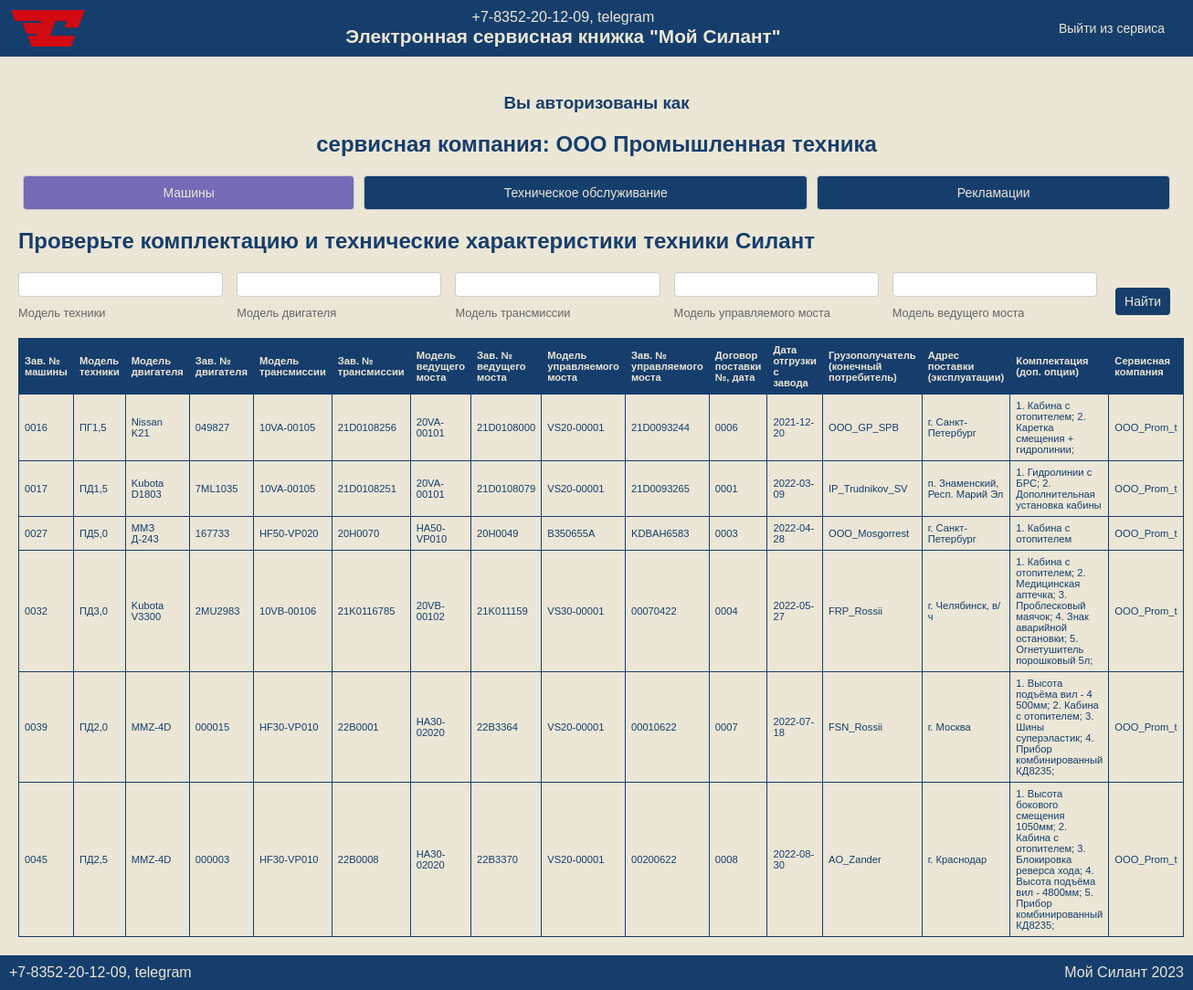
Page /service_company_view/ (signed in) on the committed database.
### inventory/models.py (models this page shows, shortened)
class Machine(models.Model):
    serial_number = models.CharField(
        max_length=128,
        unique=True,
        verbose_name='Зав. № машины'
    )
    model_technique = models.CharField(
        max_length=128,
        verbose_name='Модель техники'
    )
    model_engine = models.CharField(
        max_length=128,
        verbose_name='Модель двигателя'
    )
    serial_engine = models.CharField(
        max_length=128,
        verbose_name='Зав. № двигателя'
    )
    model_transmission = models.CharField(
        max_length=128,
        verbose_name='Модель трансмиссии'
    )
    serial_transmission = models.CharField(
        max_length=128,
        verbose_name='Зав. № трансмиссии'
    )
    model_drive_axle = models.CharField(
        max_length=128,
        verbose_name='Модель ведущего моста'
    )
    serial_drive_axle = models.CharField(
        max_length=128,
        verbose_name='Зав. № ведущего моста'
    )
    model_steering_axle = models.CharField(
        max_length=128,
        verbose_name='Модель управляемого моста'
    )
    serial_steering_axle = models.CharField(
        max_length=128,
        verbose_name='Зав. № управляемого моста'
    )
    delivery_contract = models.CharField(
        max_length=128,
        verbose_name='Договор поставки'
    )
    shipment_date = models.DateField(
        verbose_name='Дата отгрузки с завода'
    )
    customer = models.ForeignKey(
        User,
        related_name='customer_machines',
        on_delete=models.CASCADE,
        verbose_name='Покупатель'
    )
    consignee = models.ForeignKey(
        User,
        related_name='consignee_machines',
        on_delete=models.CASCADE,
        verbose_name='Грузополучатель (конечный потребитель)'
    )
    delivery_address = models.CharField(
        max_length=128,
        verbose_name='Адрес поставки (эксплуатации)'
    )
    configuration = models.TextField(
        verbose_name='Комплектация (доп. опции)'
    )
    service_company = models.ForeignKey(
        User,
        related_name='service_machines',
        on_delete=models.CASCADE,
        verbose_name='Сервисная компания'
    )
    description = models.TextField(
        null=True,
        blank=True,
        verbose_name='Описание'
    )
    class Meta:
        verbose_name = 'Машина'
        verbose_name_plural = 'Машины'
        ordering = ['shipment_date']

### inventory/views.py (the view)
# urls.py: path('service_company_view/', service_company_view, name='service_company_view'),  # Страница сервисной компании
@login_required
@user_passes_test(is_service_company)
def service_company_view(request):
    user = request.user
    machines = Machine.objects.filter(service_company=request.user)
    maintenances = Maintenance.objects.filter(machine__service_company=request.user)
    reclamations = Reclamation.objects.filter(machine__service_company=request.user)
    machine_filter = MachineFilter(request.GET, queryset=machines)
    maintenance_filter = MaintenanceFilter(request.GET, queryset=maintenances)
    reclamation_filter = ReclamationFilter(request.GET, queryset=reclamations)
    return render(request, 'inventory/service_company_view.html', {
        'user': user,
        'machine_filter': machine_filter,
        'maintenance_filter': maintenance_filter,
        'reclamation_filter': reclamation_filter
    })

### inventory/views.py (called while the page is built)
def is_service_company(user):
    return user.groups.filter(name='Сервисная организация').exists()

### inventory/templates/inventory/service_company_view.html (shortened to what this page needs)
{% extends 'inventory/base.html' %}
{% load static %}
{% block content %}
<main>
    <section class="main-container">
        <div class="user-info">
            <h3> Вы авторизованы как</h3>
            <h1>сервисная компания: {{ user.first_name }}</h1>
        </div>
        <div class="tabs">
            <button id="tab-machines" class="tab active">Машины</button>
            <button id="tab-maintenances" class="tab">Техническое обслуживание</button>
            <button id="tab-reclamations" class="tab">Рекламации</button>
        </div>
        <div id="machines" class="tab-content active">
            <h2>Проверьте комплектацию и технические характеристики техники Силант</h2>
            <form method="get" class="filter-form">
                <div class="filter-container">
                    <div class="filter-item">
                        {{ machine_filter.form.model_technique }}
                        <label>Модель техники</label>
                    </div>
                    <div class="filter-item">
                        {{ machine_filter.form.model_engine }}
                        <label>Модель двигателя</label>
                    </div>
                    <div class="filter-item">
                        {{ machine_filter.form.model_transmission }}
                        <label>Модель трансмиссии</label>
                    </div>
                    <div class="filter-item">
                        {{ machine_filter.form.model_steering_axle }}
                        <label>Модель управляемого моста</label>
                    </div>
                    <div class="filter-item">
                        {{ machine_filter.form.model_drive_axle }}
                        <label>Модель ведущего моста</label>
                    </div>
                    <button type="submit" class="filter-button">Найти</button>
                </div>
            </form>
            <table id="machines-table">
                <thead>
                <tr class="table-header">
                    <th><a href="?order_by=serial_number">Зав. № машины</a></th>
                    <th><a href="?order_by=model_technique">Модель техники</a></th>
                    <th><a href="?order_by=model_engine">Модель двигателя</a></th>
                    <th><a href="?order_by=engine_serial_number">Зав. № двигателя</a></th>
                    <th><a href="?order_by=model_transmission">Модель трансмиссии</a></th>
                    <th><a href="?order_by=transmission_serial_number">Зав. № трансмиссии</a></th>
                    <th><a href="?order_by=model_drive_axle">Модель ведущего моста</a></th>
                    <th><a href="?order_by=drive_axle_serial_number">Зав. № ведущего моста</a></th>
                    <th><a href="?order_by=model_steering_axle">Модель управляемого моста</a></th>
                    <th><a href="?order_by=steering_axle_serial_number">Зав. № управляемого моста</a></th>
                    <th><a href="?order_by=supply_contract">Договор поставки №, дата</a></th>
                    <th><a href="?order_by=shipment_date">Дата отгрузки с завода</a></th>
                    <th><a href="?order_by=consignee">Грузополучатель (конечный потребитель)</a></th>
                    <th><a href="?order_by=supply_address">Адрес поставки (эксплуатации)</a></th>
                    <th><a href="?order_by=equipment">Комплектация (доп. опции)</a></th>
                    <th><a href="?order_by=service_company">Сервисная компания</a></th>
                </tr>
                </thead>
                <tbody>
                {% for machine in machine_filter.qs %}
                <tr data-id="{{ machine.id }}" onclick="goToMachineDetail('{{ machine.id }}')">
                    <td>{{ machine.serial_number }}</td>
                    <td>{{ machine.model_technique }}</td>
                    <td>{{ machine.model_engine }}</td>
                    <td>{{ machine.serial_engine }}</td>
                    <td>{{ machine.model_transmission }}</td>
                    <td>{{ machine.serial_transmission }}</td>
                    <td>{{ machine.model_drive_axle }}</td>
                    <td>{{ machine.serial_drive_axle }}</td>
                    <td>{{ machine.model_steering_axle }}</td>
                    <td>{{ machine.serial_steering_axle }}</td>
                    <td>{{ machine.delivery_contract }}</td>
                    <td>{{ machine.shipment_date|date:"Y-m-d" }}</td>
                    <td>{{ machine.consignee }}</td>
                    <td>{{ machine.delivery_address }}</td>
                    <td>{{ machine.configuration }}</td>
                    <td>{{ machine.service_company }}</td>
                </tr>
                {% empty %}
                <tr>
                    <td colspan="17">Нет данных</td>
                </tr>
                {% endfor %}
                </tbody>
            </table>
        </div>
    </section>
</main>
{% endblock %}

### static/css/styles.css (style rules this page uses)
html, body { height: 100%; margin: 0; display: flex; flex-direction: column; font-family: 'PT Astra Sans', sans-serif; background-color: #EBE6D6; color: #163E6C; }
.table-header a:link, .table-header a:visited, .table-header a:hover, .table-header a:active { color: #EBE6D6 !important; text-decoration: none !important; }
.tabs { display: flex; justify-content: space-between; margin-bottom: 20px; }
.tab { flex-grow: 1; padding: 10px 0; text-align: center; cursor: pointer; background-color: #163E6C; border: 1px solid #ccc; border-radius: 4px; margin: 0 5px; }
.tab.active { background-color: #756AB6; color: #EBE6D6; }
table { width: 100%; border-collapse: collapse; margin-top: 20px; font-size: 0.7em; }
table th, table td { border: 1px solid #163E6C; padding: 6px; text-align: left; }
table th { background-color: #163E6C; color: #EBE6D6; }
button { background-color: #163E6C; color: #EBE6D6; border: none; padding: 10px 20px; cursor: pointer; font-size: 16px; margin: 5px; }
.tab-content { display: none; }
.tab-content.active { display: block; }
.user-info { text-align: center; margin: 20px 0; }
.filter-form { margin-bottom: 20px; }
.filter-container { display: flex; align-items: flex-end; gap: 15px; flex-wrap: wrap; }
.filter-item { display: flex; flex-direction: column; align-items: flex-start; flex: 1; min-width: 150px; }
.filter-item select, .filter-item input { width: 100%; padding: 5px; border: 1px solid #ccc; border-radius: 4px; margin-bottom: 5px; box-sizing: border-box; }
.filter-item label { font-size: 0.8em; color: #666; margin-top: 5px; align-self: flex-start; }
.filter-button { padding: 5px 10px; background-color: #163E6C; color: #EBE6D6; border: none; border-radius: 4px; cursor: pointer; height: 30px; align-self: flex-end; }
@media (max-width: 1440px) { button { font-size: 14px; padding: 8px 16px; } }
@media (max-width: 1440px) { table th, table td { padding: 6px; } }

### rows in the picture
Machine: serial_number "0016", model_technique "ПГ1,5", model_engine "Nissan K21", serial_engine "049827", model_transmission "10VA-00105", serial_transmission "21D0108256", model_drive_axle "20VA-00101", serial_drive_axle "21D0108000", model_steering_axle "VS20-00001", serial_steering_axle "21D0093244", delivery_contract "0006", shipment_date "2021-12-20", consignee "OOO_GP_SPB", delivery_address "г. Санкт-Петербург", configuration "1. Кабина с отопителем; 2. Каретка смещения + гидролинии;", service_company "OOO_Prom_t"
Machine: serial_number "0017", model_technique "ПД1,5", model_engine "Kubota D1803", serial_engine "7ML1035", model_transmission "10VA-00105", serial_transmission "21D0108251", model_drive_axle "20VA-00101", serial_drive_axle "21D0108079", model_steering_axle "VS20-00001", serial_steering_axle "21D0093265", delivery_contract "0001", shipment_date "2022-03-09", consignee "IP_Trudnikov_SV", delivery_address "п. Знаменский, Респ. Марий Эл", configuration "1. Гидролинии с БРС; 2. Дополнительная установка кабины", service_company "OOO_Prom_t"
Machine: serial_number "0027", model_technique "ПД5,0", model_engine "MMЗ Д-243", serial_engine "167733", model_transmission "HF50-VP020", serial_transmission "20H0070", model_drive_axle "HA50-VP010", serial_drive_axle "20H0049", model_steering_axle "B350655A", serial_steering_axle "KDBAH6583", delivery_contract "0003", shipment_date "2022-04-28", consignee "OOO_Mosgorrest", delivery_address "г. Санкт-Петербург", configuration "1. Кабина с отопителем", service_company "OOO_Prom_t"
Machine: serial_number "0032", model_technique "ПД3,0", model_engine "Kubota V3300", serial_engine "2MU2983", model_transmission "10VB-00106", serial_transmission "21K0116785", model_drive_axle "20VB-00102", serial_drive_axle "21K011159", model_steering_axle "VS30-00001", serial_steering_axle "00070422", delivery_contract "0004", shipment_date "2022-05-27", consignee "FRP_Rossii", delivery_address "г. Челябинск, в/ч", configuration "1. Кабина с отопителем; 2. Медицинская аптечка; 3. Проблесковый маячок; 4. Знак аварийной остановки; 5. Огнетушитель порошковый 5л;", service_company "OOO_Prom_t"
Machine: serial_number "0039", model_technique "ПД2,0", model_engine "MMZ-4D", serial_engine "000015", model_transmission "HF30-VP010", serial_transmission "22B0001", model_drive_axle "HA30-02020", serial_drive_axle "22B3364", model_steering_axle "VS20-00001", serial_steering_axle "00010622", delivery_contract "0007", shipment_date "2022-07-18", consignee "FSN_Rossii", delivery_address "г. Москва", configuration "1. Высота подъёма вил - 4 500мм; 2. Кабина с отопителем; 3. Шины суперэластик; 4. Прибор комбинированный КД8235;", service_company "OOO_Prom_t"
Machine: serial_number "0045", model_technique "ПД2,5", model_engine "MMZ-4D", serial_engine "000003", model_transmission "HF30-VP010", serial_transmission "22B0008", model_drive_axle "HA30-02020", serial_drive_axle "22B3370", model_steering_axle "VS20-00001", serial_steering_axle "00200622", delivery_contract "0008", shipment_date "2022-08-30", consignee "AO_Zander", delivery_address "г. Краснодар", configuration "1. Высота бокового смещения 1050мм; 2. Кабина с отопителем; 3. Блокировка реверса хода; 4. Высота подъёма вил - 4800мм; 5. Прибор комбинированный КД8235;", service_company "OOO_Prom_t"

### other values in the picture
{{ user.first_name }} "ООО Промышленная техника"
